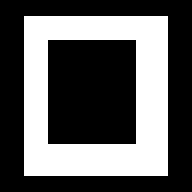
#> input picture pic_24.tif, 24 x 24 px (shown 8 times larger)
$ jupyter execute --allow-errors receptive_field_gaussian.ipynb
#> lines starting #> are read from the running program, lines starting #| are printed output that depends on the picture; after the words box and inside, x2 and y2 are one past the last pixel; in counts of white or black regions, pixels touching at a corner belong together
[cell 1]
import numpy as np
import matplotlib.cm as cmap
import os.path
import scipy
import scipy.signal as signal
import pickle as pickle
from brian2 import *
import brian2
from brian2tools import *
from PIL import Image
from struct import unpack
import matplotlib.pyplot as plt
import math
import time

[cell 2]
stimuli_file = './pic_24.tif'
fig_num = 1

[cell 3]
def tune_stimuli(data):
    data = (data - data.min()) / (data.max() - data.min())
    q95 = np.percentile(data, 95)
    data = np.where((data > q95), q95, data)
    data = np.exp(data*15)
    data = (data - data.min()) / (data.max() - data.min())
    data *= 20
    return data

[cell 4]
img = Image.open(stimuli_file)
#> img is the input picture: PIL image 24x24 L; 37.7% white; 1 white region, box (x1, y1, x2, y2) and area: (3, 2, 21, 22) 217
img.load()
img_arr = np.asarray(img, dtype="int32")
stimuli = np.absolute(img_arr)/255
img.close()

# fig = figure(fig_num, figsize = (10, 10))
#> (the rest of this cell did not finish here and is left out)

[cell 5]
def gaussian2D(x, y, sigma):
    return (1.0/(1*math.pi*(sigma**2)))*math.exp(-(1.0/((sigma**2)))*(x**2 + y**2))
#     return (1.0/(1*math.pi*(sigma**2)))*math.exp(-(1.0/(2*math.pi*(sigma**2)))*(x**2 + y**2))

[cell 6]
def plotFilter(fun):
    g = receptiveFieldMatrix(fun)
    im = imshow(g, cmap=cmap.get_cmap('gray_r'))
    colorbar(im)

[cell 7]
def mexicanHat(x,y,sigma1,sigma2):
    return gaussian2D(x,y,sigma1) - gaussian2D(x,y,sigma2)

[cell 8]
def receptiveFieldMatrix(func):
    h = 5
    g = np.zeros((h,h))
    for xi in range(0,h):
        for yi in range(0,h):
            x = xi-int(h/2)
            y = yi-int(h/2)
            g[xi, yi] = func(x,y);
    return g

#> (a cell that did not finish here is left out)

#> (a cell that did not finish here is left out)


#> (a cell that did not finish here is left out)


[cell 12]
Img_barHat = signal.convolve(stimuli, receptiveFieldMatrix(lambda x,y:mexicanHat(x,y,1,1.1)), mode='same')
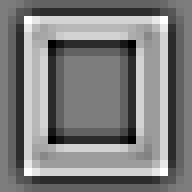
#> Img_barHat: shape (24, 24) float64 (shown 8 times larger); min -0.0388, max 0.0399, mean 0.000419; drawn with min black and max white
data = tune_stimuli(Img_barHat)
#> in tune_stimuli, `q95 = np.percentile(data, 95)`: q95 = 0.828
#> in tune_stimuli, `data = np.exp(data*15)`:
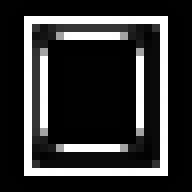
#> data: shape (24, 24) float64 (shown 8 times larger); min 1, max 247382.9, mean 51182.5; drawn with min black and max white
#> (the rest of this cell did not finish here and is left out)

[cell 13]
Img_barHat = signal.convolve(stimuli, receptiveFieldMatrix(lambda x,y:mexicanHat(x,y,1.1,1)), mode='same')
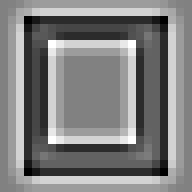
#> Img_barHat: shape (24, 24) float64 (shown 8 times larger); min -0.0399, max 0.0388, mean -0.000419; drawn with min black and max white
data = tune_stimuli(Img_barHat)
#> in tune_stimuli (call 2), `data = np.exp(data*15)`:
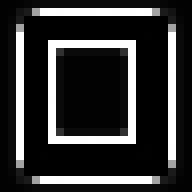
#> data: shape (24, 24) float64 (shown 8 times larger); min 1, max 247382.9, mean 50043.5; drawn with min black and max white
#> (the rest of this cell did not finish here and is left out)

[cell 14]
receptiveFieldMatrix(lambda x,y:mexicanHat(x,y,1,1.1))

$ run again, with pic_100.tif copied over pic_24.tif
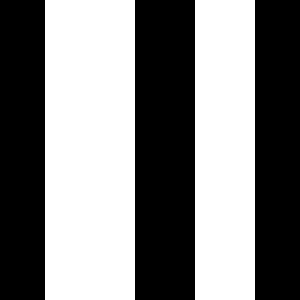
#> input picture pic_100.tif, 100 x 100 px (shown 3 times larger)
#> img is the input picture: PIL image 100x100 L; 50% white; 2 white regions, box (x1, y1, x2, y2) and area: (15, 0, 45, 100) 3000, (65, 0, 85, 100) 2000
#> q95 = 0.541
#> `Img_barHat = signal.convolve(stimuli, receptiveFieldMatrix(lambda x,y:..`:
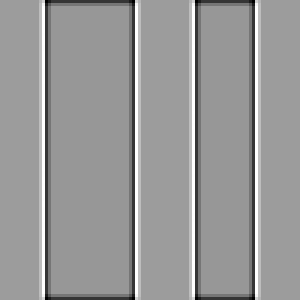
#> Img_barHat: shape (100, 100) float64 (shown 3 times larger); min -0.0399, max 0.0252, mean -0.000893; drawn with min black and max white
#> q95 = 0.742
#> in tune_stimuli (call 2), `data = np.exp(data*15)`:
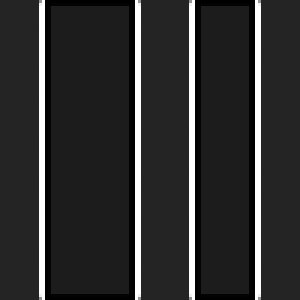
#> data: shape (100, 100) float64 (shown 3 times larger); min 1, max 68675, mean 12671.8; drawn with min black and max white
